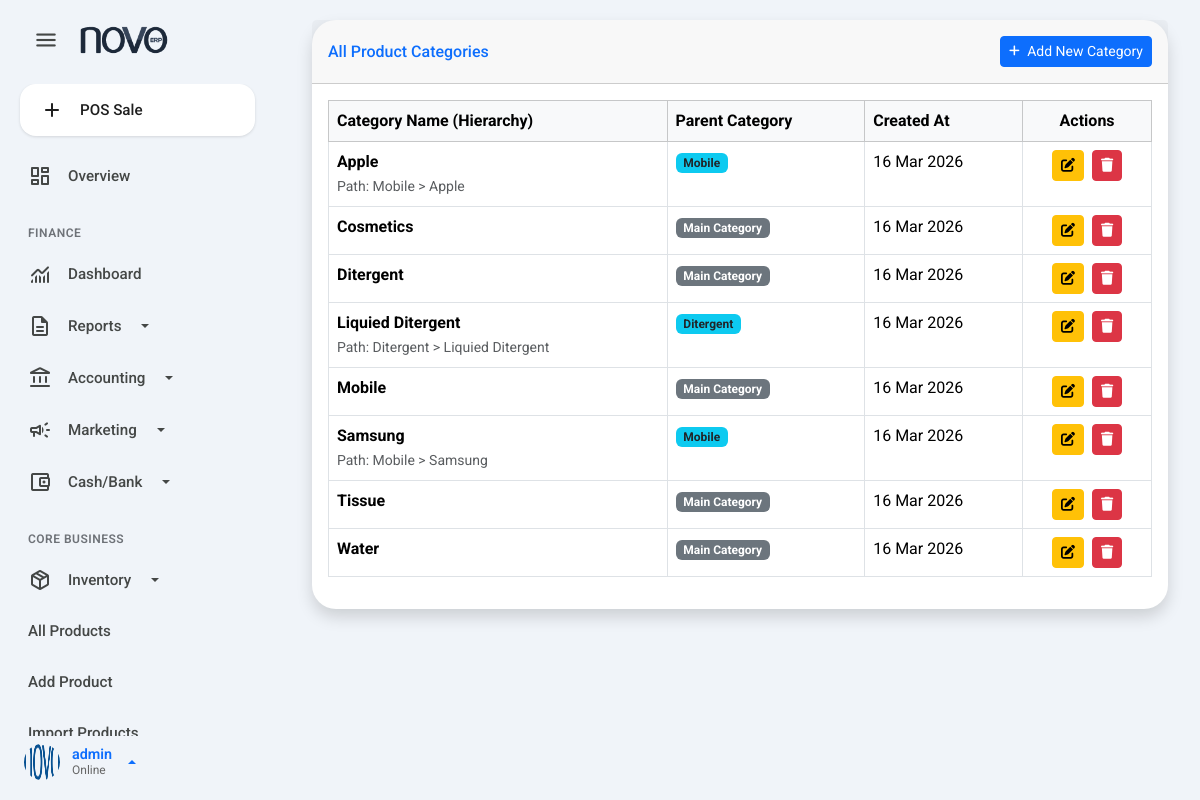
The app's page /products/categories/ (signed in) with its own data.
### accounts/models.py (models this page shows, shortened)
class User(AbstractUser):
    warehouse = models.ForeignKey(
        Warehouse,
        on_delete=models.SET_NULL,
        null=True,
        blank=True,
        related_name='users'
    )
    phone = models.CharField(max_length=20, blank=True, null=True)
    max_discount_percentage = models.DecimalField(
        max_digits=5,
        decimal_places=2,
        default=Decimal('0.00'),
        help_text="Maximum percentage discount this user can provide."
    )
    objects = CustomUserManager()

### products/models.py (models this page shows, shortened)
class Category(models.Model):
    name = models.CharField(max_length=200)
    parent = models.ForeignKey('self', on_delete=models.SET_NULL, null=True, blank=True, related_name='subcategories')
    created_at = models.DateTimeField(auto_now_add=True)
    updated_at = models.DateTimeField(auto_now=True)
    class Meta:
        db_table = 'inventory_category'
        verbose_name_plural = "Categories"
        unique_together = ('parent', 'name')
    def __str__(self):
        full_path = [self.name]
        k = self.parent
        while k is not None:
            full_path.append(k.name)
            k = k.parent
        return ' > '.join(full_path[::-1])

### products/views.py (the view)
# urls.py: path('categories/', views.category_list, name='category_list'),
@login_required
@permission_required('products.view_category', login_url='/admin/')
def category_list(request):
    categories = Category.objects.select_related('parent').all().order_by('name')
    return render(request, 'products/category_list.html', {'categories': categories, 'title': 'All Categories'})

### products/templates/products/category_list.html (shortened to what this page needs)
{% extends 'base.html' %}
{% load static %}
{% block content %}
<div class="container-fluid">
    <div class="card shadow mb-4">
        <div class="card-header py-3 d-flex flex-row align-items-center justify-content-between">
            <h6 class="m-0 font-weight-bold text-primary">All Product Categories</h6>
            <a href="{% url 'products:add_category' %}" class="btn btn-primary btn-sm">
                 Add New Category
            </a>
        </div>
        <div class="card-body">
            <div class="table-responsive">
                <table class="table table-bordered table-hover" width="100%" cellspacing="0">
                    <thead class="table-light">
                        <tr>
                            <th>Category Name (Hierarchy)</th>
                            <th>Parent Category</th>
                            <th>Created At</th>
                            <th class="text-center">Actions</th>
                        </tr>
                    </thead>
                    <tbody>
                        {% for category in categories %}
                        <tr>
                            <td>
                                <span class="fw-bold">{{ category.name }}</span>
                                {% if category.parent %}
                                    <br>
                                    <small class="text-muted">
                                        Path: {{ category }}
                                    </small>
                                {% endif %}
                            </td>
                            <td>
                                {% if category.parent %}
                                    <span class="badge bg-info text-dark">{{ category.parent.name }}</span>
                                {% else %}
                                    <span class="badge bg-secondary">Main Category</span>
                                {% endif %}
                            </td>
                            <td>{{ category.created_at|date:"d M Y" }}</td>
                            <td class="text-center">
                                <a href="{% url 'products:edit_category' category.pk %}" class="btn btn-warning btn-sm me-1" title="Edit">
                                    <i class="fas fa-edit"></i>
                                </a>
                                <a href="{% url 'products:delete_category' category.pk %}" class="btn btn-danger btn-sm" title="Delete">
                                    <i class="fas fa-trash"></i>
                                </a>
                            </td>
                        </tr>
                        {% empty %}
                        <tr>
                            <td colspan="4" class="text-center">No categories found.</td>
                        </tr>
                        {% endfor %}
                    </tbody>
                </table>
            </div>
        </div>
    </div>
</div>
{% endblock %}

### inventory_system/templates/base.html (shortened to what this page needs)
{% load static %}
<!DOCTYPE html>
<html lang="en">
<head>
    <link rel="stylesheet" href="https://cdnjs.cloudflare.com/ajax/libs/font-awesome/6.4.0/css/all.min.css">
    <link href="https://cdn.jsdelivr.net/npm/select2@4.1.0-rc.0/dist/css/select2.min.css" rel="stylesheet" />
    <link href="https://cdn.jsdelivr.net/npm/bootstrap@5.3.3/dist/css/bootstrap.min.css" rel="stylesheet">
    <link rel="stylesheet" href="{% static 'css/style.css' %}">
</head>
<body class="gemini-theme">
<div class="app-container">
    {% if user.is_authenticated %}
    <aside class="sidebar-nav" id="sidebar">
        <div class="sidebar-header">
            <button class="btn-menu-toggle" id="menuToggle">
                <span class="material-symbols-rounded">menu</span>
            </button>
            <a href="{% url 'dashboard' %}" class="brand-logo">
                <img src="{% static 'images/logo.png' %}" alt="Logo">
            </a>
        </div>
        <div class="sidebar-content">
            <ul class="sidebar-menu" id="accordionSidebar">
                <li class="mb-3 px-2">
                    <a href="{% url 'pos:pos_view' %}" class="btn-new-action">
                        <span class="material-symbols-rounded">add</span>
                        <span>POS Sale</span>
                    </a>
                </li>
                {% with user.groups.all|join:", " as user_groups %}
                {% if 'POS Sales Staff' in user_groups %}
                    <div class="menu-label">Point of Sale</div>
                    <li><a href="{% url 'pos:pos_view' %}"><span class="material-symbols-rounded">point_of_sale</span> <span>Terminal</span></a></li>
                    <li><a href="{% url 'products:product_list' %}"><span class="material-symbols-rounded">inventory_2</span> <span>Products</span></a></li>
                {% elif user.is_superuser %}
                    <li><a href="{% url 'dashboard' %}"><span class="material-symbols-rounded">dashboard</span> <span>Overview</span></a></li>
                    <div class="menu-label">Finance</div>
                    <li><a href="{% url 'finance:dashboard' %}"><span class="material-symbols-rounded">monitoring</span> <span>Dashboard</span></a></li>
                    <li>
                        <a href="#finReportsMenu" data-bs-toggle="collapse" class="dropdown-toggle">
                            <span class="material-symbols-rounded">description</span> <span>Reports</span>
                        </a>
                    </li>
                    <li>
                        <a href="#glMenu" data-bs-toggle="collapse" class="dropdown-toggle">
                            <span class="material-symbols-rounded">account_balance</span> <span>Accounting</span>
                        </a>
                    </li>
                    <li>
                        <a href="#marketingMenu" data-bs-toggle="collapse" class="dropdown-toggle">
                            <span class="material-symbols-rounded">campaign</span> <span>Marketing</span>
                        </a>
                    </li>
                    <li>
                        <a href="#bankingMenu" data-bs-toggle="collapse" class="dropdown-toggle">
                            <span class="material-symbols-rounded">account_balance_wallet</span> <span>Cash/Bank</span>
                        </a>
                    </li>
                    <div class="menu-label">Core Business</div>
                    <li>
                        <a href="#inventoryMenu" data-bs-toggle="collapse" class="dropdown-toggle">
                            <span class="material-symbols-rounded">package_2</span> <span>Inventory</span>
                        </a>
                        <ul class="collapse list-unstyled" id="inventoryMenu">
                            <li><a href="{% url 'products:product_list' %}">All Products</a></li>
                            <li><a href="{% url 'products:add_product' %}">Add Product</a></li>
                            <li><a href="{% url 'products:import_products' %}">Import Products</a></li>
                        </ul>
                    </li>
                {% endif %}
                {% endwith %}
            </ul>
        </div>
        <div class="sidebar-footer">
            <div class="user-profile dropdown dropup">
                <a href="#" class="d-flex align-items-center text-decoration-none dropdown-toggle" data-bs-toggle="dropdown" aria-expanded="false">
                    <img src="{% static 'images/default_avatar.png' %}" alt="User">
                    <div class="user-info">
                        <span class="user-name">{{ user.username }}</span>
                        <span class="user-role">Online</span>
                    </div>
                </a>
            </div>
        </div>
    </aside>
    {% endif %}
    <main class="main-content-wrapper">
        <div class="content-body">
            {% block content %}{% endblock %}
        </div>
    </main>
</div>
</body>
</html>

### static/css/style.css (style rules this page uses)
:root { --gem-bg-body: #F0F4F9; --gem-bg-surface: #FFFFFF; --gem-bg-sidebar: #F0F4F9; --gem-primary: #0B57D0; --gem-primary-soft: #D3E3FD; --gem-primary-text: #041E49; --gem-text-main: #1F1F1F; --gem-text-muted: #444746; --gem-border: #E0E3E7; --sidebar-width: 280px; --sidebar-collapsed-width: 80px; --radius-lg: 24px; }
body { background-color: var(--gem-bg-body); font-family: 'Roboto', 'Outfit', sans-serif; color: var(--gem-text-main); margin: 0; overflow-x: hidden; }
ul, li { list-style: none !important; padding: 0 !important; margin: 0 !important; }
.sidebar-nav { width: var(--sidebar-width); background-color: var(--gem-bg-sidebar); height: 100vh; position: fixed; top: 0; left: 0; z-index: 1000; display: flex; flex-direction: column; padding: 12px; transition: width 0.3s cubic-bezier(0.2, 0, 0, 1), transform 0.3s ease; }
.sidebar-header { display: flex; align-items: center; padding: 8px 12px 24px 12px; gap: 12px; height: 72px; }
.btn-menu-toggle { width: 44px; height: 44px; min-width: 44px; border-radius: 50% !important; border: none; background: transparent; color: var(--gem-text-muted); display: flex; align-items: center; justify-content: center; cursor: pointer; transition: background 0.2s; padding: 0; }
.btn-menu-toggle .material-symbols-rounded { font-size: 26px; }
.brand-logo { display: block; transition: opacity 0.2s, width 0.2s; white-space: nowrap; overflow: hidden; }
.brand-logo img { height: 28px; width: auto; }
.sidebar-content { flex: 1; overflow-y: auto; padding-right: 5px; }
.sidebar-menu a { display: flex; align-items: center; padding: 12px 16px; border-radius: 50px; color: var(--gem-text-muted); font-weight: 500; transition: all 0.2s ease; gap: 16px; font-size: 0.95rem; text-decoration: none; margin-bottom: 4px; }
.menu-label { font-size: 0.75rem; font-weight: 600; color: #6E7278; margin: 24px 0 8px 16px; text-transform: uppercase; letter-spacing: 0.5px; }
.btn-new-action { background-color: var(--gem-bg-surface) !important; box-shadow: 0 1px 3px rgba(0,0,0,0.12); color: var(--gem-text-main) !important; border-radius: 16px !important; padding: 14px 20px !important; }
.user-profile a { padding: 8px 12px; border-radius: 50px; gap: 12px; }
.user-profile img { width: 36px; height: 36px; border-radius: 50%; }
.user-info { display: flex; flex-direction: column; line-height: 1.2; }
.user-name { font-weight: 600; font-size: 0.9rem; }
.user-role { font-size: 0.75rem; color: #666; }
.main-content-wrapper { flex: 1; margin-left: var(--sidebar-width); padding: 20px; transition: margin-left 0.3s cubic-bezier(0.2, 0, 0, 1); max-width: 1600px; margin-right: auto; }
.card { background: var(--gem-bg-surface); border: none; border-radius: var(--radius-lg); box-shadow: 0 1px 2px rgba(0,0,0,0.05); }

### records on screen
User: username "admin"
Category: name "Apple", name+parent "Mobile > Apple", parent.name "Mobile", created_at "16 Mar 2026"
Category: name "Cosmetics", shows "Main Category", created_at "16 Mar 2026"
Category: name "Ditergent", shows "Main Category", created_at "16 Mar 2026"
Category: name "Liquied Ditergent", name+parent "Ditergent > Liquied Ditergent", parent.name "Ditergent", created_at "16 Mar 2026"
Category: name "Mobile", shows "Main Category", created_at "16 Mar 2026"
Category: name "Samsung", name+parent "Mobile > Samsung", parent.name "Mobile", created_at "16 Mar 2026"
Category: name "Tissue", shows "Main Category", created_at "16 Mar 2026"
Category: name "Water", shows "Main Category", created_at "16 Mar 2026"
